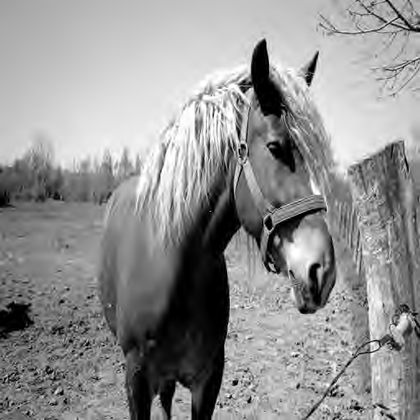
%> input picture fusion_metrix/metrix/vsnr/horse.JP2.bmp, 420 x 420 px, shrunk from 512 x 512 before the run
$ octave --eval "result = PSI(imread('metrix/vsnr/horse.JP2.bmp'));"   (GNU Octave 9; MATLAB toolbox functions it lacks are replaced by stand-ins)
%> lines starting %> are read from the running program, lines starting %| are printed output that depends on the picture
function s = PSI( I, percentile )
% PSI(I) determines the perceptual sharpness s of an image I
%
%Reference:
%
%   C Feichtenhofer, H Fassold, P Schallauer
%   "A perceptual image sharpness metric based on local edge gradient
%   analysis", IEEE Signal Processing Letters, 20 (4), 379-382, 2013
%
%
%   Written by Christoph Feichtenhofer (cfeichtenhofer AT gmail.com)
%   feichtenhofer.github.io
%


%% Parameters
if nargin < 2
    percentile=22; % percentage of blocks to use for metric
end
% BLOCKSIZE [Def:32] Size for averaging of width measurements
% THRESHOLD_W [Def:2] Sum of widths in block to proccess block further
BLOCKSIZE = 32;
THRESHOLD_W = 2;


if ( size(I,3) > 1 )
    I = rgb2gray(I);
end

% sobel_tr [Def: []] If value is assigned, this is the constant sobel threshold,
sobel_tr = [];
[edges] = edge(I,'Sobel',sobel_tr);
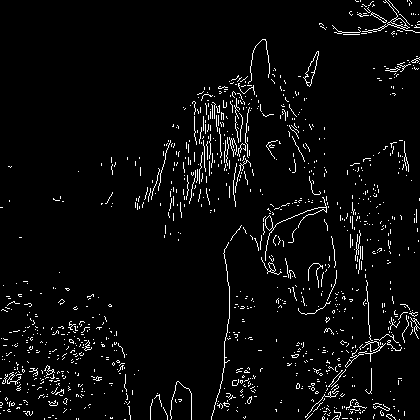
%> edges: size 420x420 logical; 4% white in thin lines or dots

I = double(I) / 255;

QUOTA_W = percentile/100;

row_blocks = floor(size(I,1)/BLOCKSIZE);
%> row_blocks = 13
col_blocks = floor(size(I,2)/BLOCKSIZE);
%> col_blocks = 13


%% calculate angles and round them, then calc. horz/vert widths.
[m, n] = size(I);
%> m = 420; n = 420
edge_widths = zeros(m,n);
widths_count = 0;

% calculate gradient
Ix = [I(:,2)-I(:,1), 0.5*(I(:,3:end)-I(:,1:end-2)), I(:,end)-I(:,end-1)];
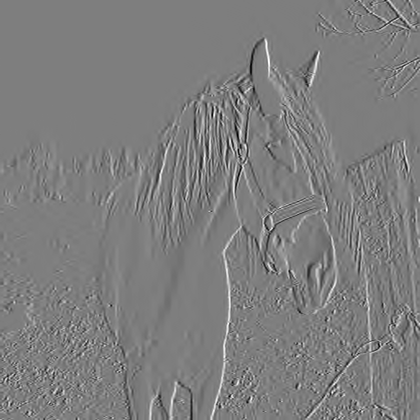
%> Ix: size 420x420 double; min -0.431, max 0.441, mean 6.3e-05; drawn with min black and max white
Iy = [I(2,:)-I(1,:); 0.5*(I(3:end,:)-I(1:end-2,:)); I(end,:)-I(end-1,:)];
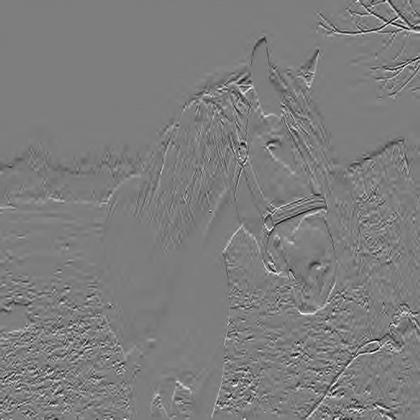
%> Iy: size 420x420 double; min -0.394, max 0.404, mean -0.000444; drawn with min black and max white

%% calculate gradient angle
phi = atan2(Iy,Ix)*180/pi;
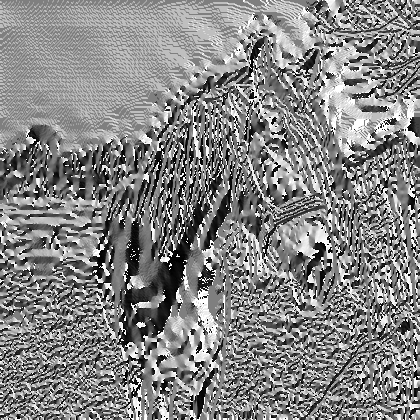
%> phi: size 420x420 double; min -179.7, max 180, mean 8.1; drawn with min black and max white

%% calculate length for horizontal / vertical edges
t = 8; %angle tolerance t
w_JNB = 3;
[row_idx, col_idx] = find(edges);
%> row_idx = 6976 values from 1 to 420; col_idx = 6976 values from 1 to 420
for k=1:length(row_idx)
    i = row_idx(k);
    j = col_idx(k);
    width_up=0; width_down=0;
    if (Ix(i,j) == 0 && Iy(i,j) == 0)
        continue; % not really neccesary
    end
    %% check for horizontal edge, gradient pointing upwards -> ~ 90¡ã, ~ -270¡ã
    if( abs(phi(i,j)+90) < t )
        min = 0;
        max = 0;
        for d = 1:m
            up = i-d;
            if (up < 1)
                width_up =  - 1;
                break;
            end
            if( I(up,j) <= I(up+1,j) ) %up+1 is max
              width_up = d - 1;
              max = I(up+1,j);
              break;
            end
        end
        for d = 1:m
            down = i+d;
            if (down > m)
                width_down =  - 1;
                break;
            end
            if( I(down,j) >= I(down-1,j) ) % down-1 is min
                width_down = d - 1;
                min = I(down-1,j);
                break;
            end
        end
        if(width_up ~= -1 && width_down ~= -1)
            widths_count = widths_count+1;
            phi2 = (phi(i,j)+90)*pi/180;
            edge_widths(i,j) = (width_up+width_down)/cos(phi2);
            slope = (max-min) / edge_widths(i,j);
            if (edge_widths(i,j) >= w_JNB)
                edge_widths(i,j) = edge_widths(i,j) - slope;
            end
        end
    end

    %% check for horizontal edge, gradient pointing downwards - -> ~ -90¡ã, ~ 270¡ã
    if( abs(phi(i,j)-90) < t )
        min = 0;
        max = 0;
        for d = 1:m
            up = i-d;
            if (up < 1)
                width_up =  - 1;
                break;
            end
            if( I(up,j) >= I(up+1,j) ) % up+1 is min
                width_up = d - 1;
                min = I(up+1,j);
                break;
            end
        end
        for d = 1:m
            down = i+d;
            if (down > m)
                width_down =  - 1;
                break;
            end
            if( I(down,j) <= I(down-1,j) ) %down-1 is max
                width_down = d - 1;
                max = I(down-1,j);
                break;
            end
        end
        if(width_up ~= -1 && width_down ~= -1)
            widths_count = widths_count+1;
            phi2 = (phi(i,j)-90) *pi/180;
            edge_widths(i,j) = (width_up+width_down)/cos(phi2);
            slope = (max-min) / edge_widths(i,j);
            if (edge_widths(i,j) >= w_JNB)
                edge_widths(i,j) = edge_widths(i,j) - slope;
            end
        end
    end
end
%> this loop made 6976 passes
%> (i, j, phi2, slope) on passes 1, 2, 3, 7, 8, 15, 16, 23, 29, 30, 41: (208, 1, 0, 0.0816), (379, 1, 0, 0.212), (392, 1, 0, 0.145), (414, 1, -0.0227, 0.173), (208, 2, -0.0384, 0.0776), (208, 3, -0.0907, 0.0599), (310, 3, -0.0574, 0.0932), (286, 4, -0.104, 0.12), (384, 4, 0.0598, 0.179), (411, 4, -0.054, 0.217), (346, 6, 0.124, 0.125)
%> (i, j) on passes 4, 5, 6, 9, 10, 11: (403, 1), (406, 1), (408, 1), (311, 2), (339, 2), (379, 2)
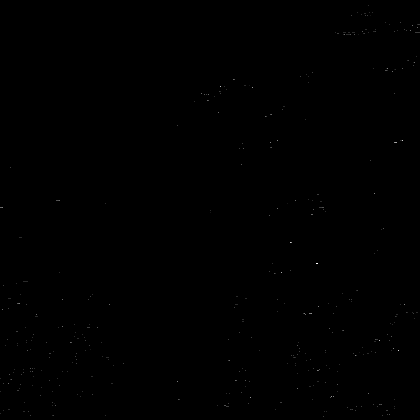
%> edge_widths: size 420x420 double; min 0, max 11.99, mean 0.00808; drawn with min black and max white
%> after the loop, down = 35; max = 0.788; phi2 = 0.0321; slope = 0.263; up = 30; widths_count = 480

%% calculate average edge widths in each block
avg_w = zeros(row_blocks,col_blocks);
for i=2:row_blocks-1 % skipping image borders
    for j=2:col_blocks-1
        block_row = (i-1)*BLOCKSIZE;
        block_col = (j-1)*BLOCKSIZE;
        block_widths = edge_widths(block_row+1:block_row+BLOCKSIZE,block_col+1:block_col+BLOCKSIZE);
        w_sum = sum(sum(block_widths));
        if ( w_sum >= THRESHOLD_W ) % enough widths found
            % calculate average width of the whole block
            avg_w(i,j) = w_sum / (sum(sum(block_widths ~= 0)));
        end
    end
end
avg_w = avg_w(avg_w ~= 0);
%> avg_w = 51 values, max 8.91 at index 35, min 1.5 at index 17, mean 3.24
avg_w = avg_w(:);
nr_of_used_blocks = ceil( numel(avg_w) * QUOTA_W );
%> nr_of_used_blocks = 12
if (nr_of_used_blocks == 0)
    s = 0;
    return;
end

avg_sorted = sort(avg_w);
%> avg_sorted = 51 values from 1.5 to 8.91
sharpest_edges = avg_sorted(1:nr_of_used_blocks);
%> sharpest_edges = [1.5; 2; 2; 2; 2; 2.01; 2.02; 2.09; 2.1; 2.16; 2.22; 2.27]

if (widths_count == 0)
    s=0;
else
    s = numel(sharpest_edges) / sum(sharpest_edges);
%> s = 0.492
end

end
